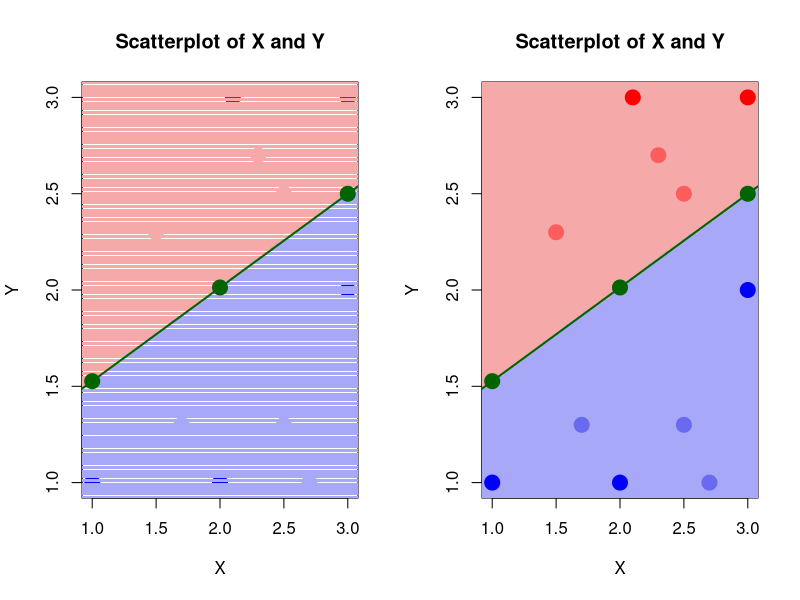

This figure's R source:
# data <- read.csv("unit4/data/spiral_labelled.csv", header = TRUE)
data <- matrix(c(1, 1, 2, 1, 3, 2, 2.1, 3, 3, 3), ncol = 2, byrow = TRUE)
df <- as.data.frame(data)
# print(df)
# Create the vector y
label <- c(0, 0, 0, 1, 1)

# cal the coefficients vector
# linearmodel <- lm(V2 ~ V1, data = df)
linearmodel <- glm(label ~ V1 + V2, data = df, family = binomial(link = "logit"))
summary(linearmodel)
coefficients <- linearmodel$coefficients
print(coefficients)

beta0 <- coefficients[1]
beta1 <- coefficients[2]
beta2 <- coefficients[3]


# Compute decision boundary parameters
slope <- -beta1 / beta2
intercept <- -beta0 / beta2

cat("beta0:", beta0, "\n")
cat("beta1:", beta1, "\n")
cat("beta2:", beta2, "\n")
cat("Equation: x2 =", intercept, "+", slope, "* x1", "\n")

x <- c(1, 2, 3)
y <- c(intercept + slope * x[1], intercept + slope * x[2], intercept + slope * x[3])
# print(y)
# point <- c(2.5, 1.3, 1.5, 2.3, 2.3, 2.7, 2.7, 1, 2.5, 2.5,1.7,1.3)
# point <- matrix(point, ncol = 2, byrow = TRUE)

new_data <- data.frame(
  V1 = c(2.5, 1.5, 2.3, 2.7, 2.5, 1.7),
  V2 = c(1.3, 2.3, 2.7, 1, 2.5, 1.3)
)
#
threshold <- 0.5
#manually calculate the predicted values
# predicted_y <- beta0 + beta1 * new_data$V1 + beta2 * new_data$V2
# predicted_value <- 1 / (1 + exp(-predicted_y))
# print(predicted_value)
# predicted_labels <- ifelse(predicted_value > threshold, 1, 0)

predicted_values <- predict(linearmodel, new_data, type = "response")
cat("Predicted value:", predicted_values, "\n")
predicted_labels <- ifelse(predicted_values > threshold, 1, 0)
cat("Predicted labels:", predicted_labels, "\n")

# Generate a grid of points in the range of V1 and V2
x_range <- seq(min(df$V1) - 0.1, max(df$V1) + 0.1, length.out = 100)
y_range <- seq(min(df$V2) - 0.1, max(df$V2) + 0.1, length.out = 100)

grid_points <- expand.grid(V1 = x_range, V2 = y_range)
gpoint_predicted_values <- predict(linearmodel, grid_points, type = "response")
gpoint_predicted_labels <- ifelse(gpoint_predicted_values > threshold, 1, 0)

png("unit4/output/p2_linearmodel.png", width = 1600, height = 800)
par(mfrow = c(1, 2))
plot(df$V1, df$V2, pch = 19, cex = 2, col = ifelse(label == 0, "blue", "red"), xlab = "X", ylab = "Y", main = "Scatterplot of X and Y")
# Add the grid points with color-coded predicted classes
points(grid_points$V1, grid_points$V2, col = ifelse(gpoint_predicted_labels == 0, "#a8a8f9", "#f5a9a9"), pch = 15, cex = 0.5)
points(new_data, col = ifelse(predicted_labels == 0, "#a8a8f9", "#f5a9a9"), pch = 19, cex = 2)
abline(a = intercept, b = slope, col = "darkgreen", lwd = 2)  # Line equation y = mx + c
points(x, y, col = "darkgreen", pch = 19, cex = 2)




plot(df$V1, df$V2, pch = 19, cex = 2, col = ifelse(label == 0, "blue", "red"), xlab = "X", ylab = "Y", main = "Scatterplot of X and Y")
# Add the grid points with color-coded predicted classes

image(x_range, y_range, 
  matrix(as.numeric(gpoint_predicted_labels), 
  nrow = length(x_range)), 
  col = c("#a8a8f9", "#f5a9a9"), 
  add = TRUE)

points(df$V1, df$V2, pch = 19, cex = 2, col = ifelse(label == 0, "blue", "red"))
points(new_data, col = ifelse(predicted_labels == 0, "#6a6af1", "#fe5d5d"), pch = 19, cex = 2)
abline(a = intercept, b = slope, col = "darkgreen", lwd = 2)  # Line equation y = mx + c
points(x, y, col = "darkgreen", pch = 19, cex = 2)
dev.off()
